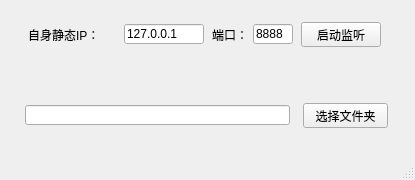
<?xml version="1.0" encoding="UTF-8"?>
<ui version="4.0">
 <class>MainWindow</class>
 <widget class="QMainWindow" name="MainWindow">
  <property name="geometry">
   <rect>
    <x>0</x>
    <y>0</y>
    <width>415</width>
    <height>180</height>
   </rect>
  </property>
  <property name="minimumSize">
   <size>
    <width>415</width>
    <height>180</height>
   </size>
  </property>
  <property name="maximumSize">
   <size>
    <width>415</width>
    <height>180</height>
   </size>
  </property>
  <property name="windowTitle">
   <string>MainWindow</string>
  </property>
  <widget class="QWidget" name="centralwidget">
   <layout class="QGridLayout" name="gridLayout">
    <item row="0" column="0">
     <widget class="QWidget" name="widget" native="true">
      <widget class="QWidget" name="layoutWidget">
       <property name="geometry">
        <rect>
         <x>17</x>
         <y>10</y>
         <width>359</width>
         <height>31</height>
        </rect>
       </property>
       <layout class="QHBoxLayout" name="horizontalLayout_3">
        <item>
         <layout class="QHBoxLayout" name="horizontalLayout">
          <item>
           <widget class="QLabel" name="label_2">
            <property name="minimumSize">
             <size>
              <width>90</width>
              <height>25</height>
             </size>
            </property>
            <property name="maximumSize">
             <size>
              <width>90</width>
              <height>25</height>
             </size>
            </property>
            <property name="text">
             <string>自身静态IP：</string>
            </property>
           </widget>
          </item>
          <item>
           <widget class="QLineEdit" name="IP">
            <property name="minimumSize">
             <size>
              <width>80</width>
              <height>20</height>
             </size>
            </property>
            <property name="maximumSize">
             <size>
              <width>80</width>
              <height>20</height>
             </size>
            </property>
            <property name="text">
             <string>127.0.0.1</string>
            </property>
           </widget>
          </item>
         </layout>
        </item>
        <item>
         <layout class="QHBoxLayout" name="horizontalLayout_2">
          <item>
           <widget class="QLabel" name="label">
            <property name="minimumSize">
             <size>
              <width>35</width>
              <height>25</height>
             </size>
            </property>
            <property name="maximumSize">
             <size>
              <width>35</width>
              <height>25</height>
             </size>
            </property>
            <property name="text">
             <string>端口：</string>
            </property>
           </widget>
          </item>
          <item>
           <widget class="QLineEdit" name="Port">
            <property name="minimumSize">
             <size>
              <width>40</width>
              <height>20</height>
             </size>
            </property>
            <property name="maximumSize">
             <size>
              <width>40</width>
              <height>20</height>
             </size>
            </property>
            <property name="text">
             <string>8888</string>
            </property>
           </widget>
          </item>
         </layout>
        </item>
        <item>
         <widget class="QPushButton" name="startListen">
          <property name="minimumSize">
           <size>
            <width>80</width>
            <height>25</height>
           </size>
          </property>
          <property name="maximumSize">
           <size>
            <width>80</width>
            <height>25</height>
           </size>
          </property>
          <property name="text">
           <string>启动监听</string>
          </property>
         </widget>
        </item>
       </layout>
      </widget>
     </widget>
    </item>
    <item row="1" column="0">
     <widget class="QWidget" name="widget_2" native="true">
      <layout class="QHBoxLayout" name="horizontalLayout_5">
       <item>
        <widget class="QLineEdit" name="folderPath">
         <property name="minimumSize">
          <size>
           <width>0</width>
           <height>20</height>
          </size>
         </property>
         <property name="maximumSize">
          <size>
           <width>265</width>
           <height>20</height>
          </size>
         </property>
        </widget>
       </item>
       <item>
        <widget class="QPushButton" name="selectFolder">
         <property name="minimumSize">
          <size>
           <width>85</width>
           <height>25</height>
          </size>
         </property>
         <property name="maximumSize">
          <size>
           <width>85</width>
           <height>25</height>
          </size>
         </property>
         <property name="text">
          <string>选择文件夹</string>
         </property>
        </widget>
       </item>
      </layout>
     </widget>
    </item>
   </layout>
  </widget>
  <widget class="QMenuBar" name="menubar">
   <property name="geometry">
    <rect>
     <x>0</x>
     <y>0</y>
     <width>415</width>
     <height>24</height>
    </rect>
   </property>
  </widget>
  <widget class="QStatusBar" name="statusbar"/>
 </widget>
 <resources/>
 <connections/>
</ui>
